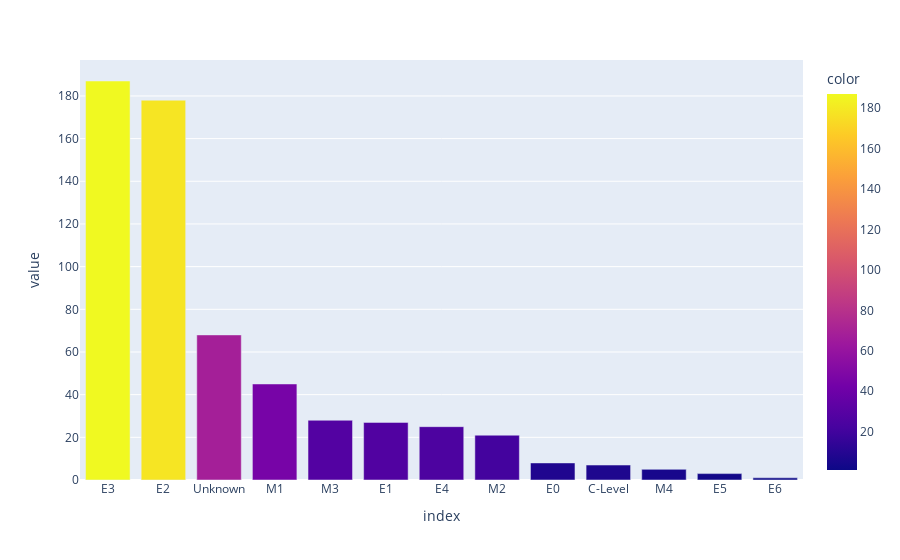

Notebook cell for this chart:
### Code cell
px.bar(df['Level'].value_counts(), color=df['Level'].value_counts())

### Figure 1 — Plotly figure (JSON) as saved in the notebook; plotly's stock layout.template omitted (floating-point values rounded to 4 significant figures)
{"data": [{"alignmentgroup": "True", "hovertemplate": "index=%{x}<br>value=%{y}<br>color=%{marker.color}<extra></extra>", "legendgroup": "", "marker": {"color": [187, 178, 68, 45, 28, 27, 25, 21, 8, 7, 5, 3, 1], "coloraxis": "coloraxis"}, "name": "", "offsetgroup": "", "orientation": "v", "showlegend": false, "textposition": "auto", "type": "bar", "x": ["E3", "E2", "Unknown", "M1", "M3", "E1", "E4", "M2", "E0", "C-Level", "M4", "E5", "E6"], "xaxis": "x", "y": [187, 178, 68, 45, 28, 27, 25, 21, 8, 7, 5, 3, 1], "yaxis": "y"}], "layout": {"barmode": "relative", "coloraxis": {"colorbar": {"title": {"text": "color"}}, "colorscale": [[0, "#0d0887"], [0.1111, "#46039f"], [0.2222, "#7201a8"], [0.3333, "#9c179e"], [0.4444, "#bd3786"], [0.5556, "#d8576b"], [0.6667, "#ed7953"], [0.7778, "#fb9f3a"], [0.8889, "#fdca26"], [1, "#f0f921"]]}, "legend": {"tracegroupgap": 0}, "margin": {"t": 60}, "xaxis": {"anchor": "y", "domain": [0, 1], "title": {"text": "index"}}, "yaxis": {"anchor": "x", "domain": [0, 1], "title": {"text": "value"}}}}
